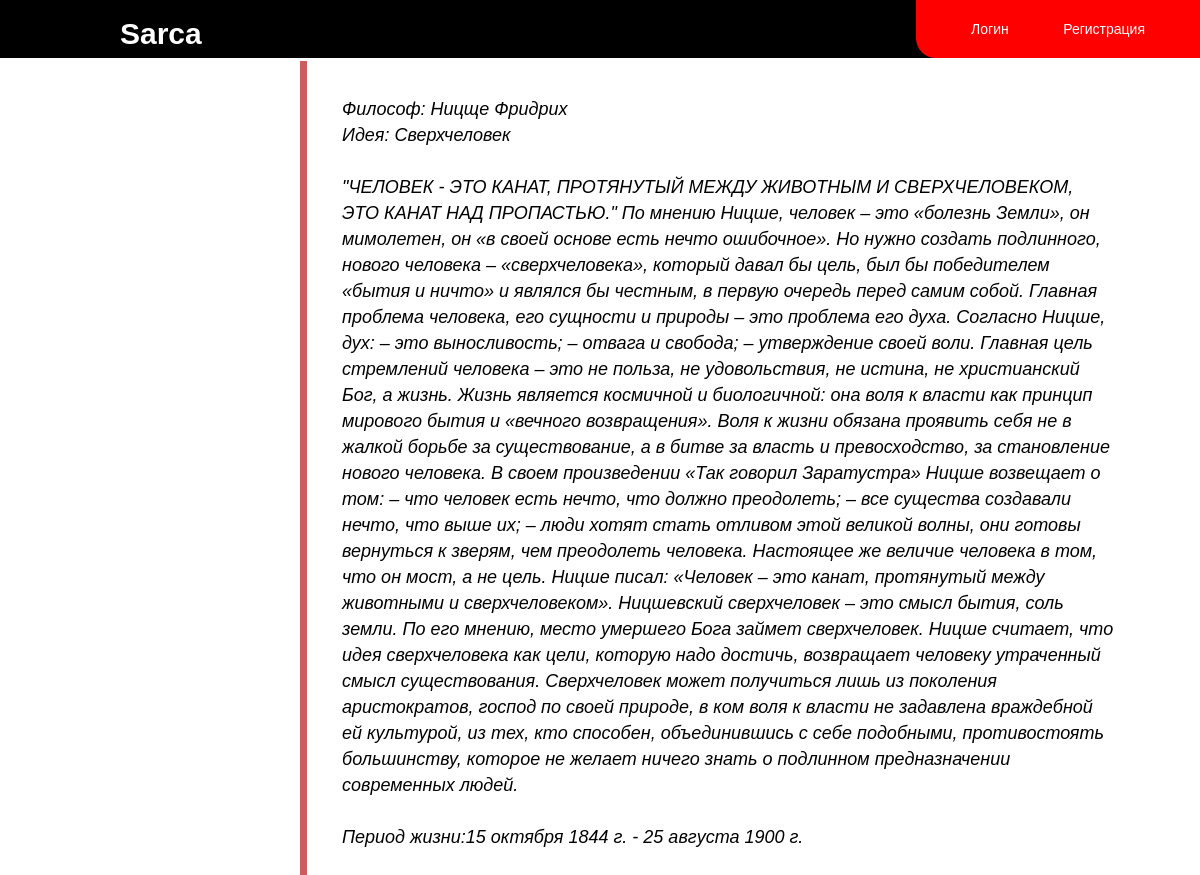
/, run on an earlier commit of the app's database.
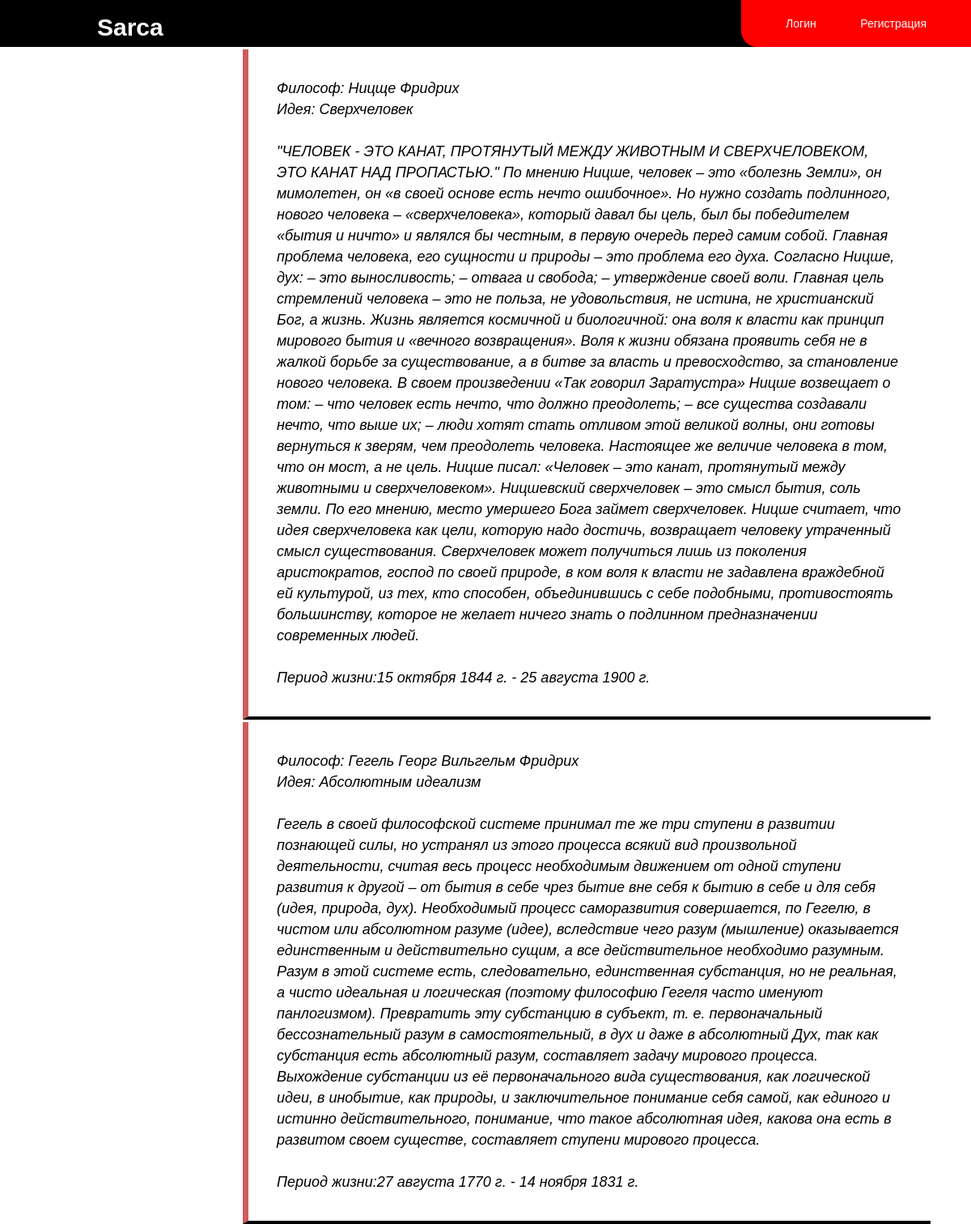
And on a later commit of the database.
### Philosophy/models.py (models this page shows, shortened)
class philosophers(models.Model):
    name = models.CharField(max_length=100, verbose_name='Имя философа')
    surname = models.CharField(max_length=100, verbose_name='Фамилия философа')
    philosophy_name = models.CharField(max_length=100, verbose_name='Философия')
    philosophy = models.TextField(verbose_name='Суть философий')
    birth_time = models.DateField(verbose_name='День рождения')
    death_time = models.DateField(verbose_name='День смерти')
    class Meta:
        verbose_name = 'Философия'
        verbose_name_plural = 'Философий'

### Philosophy/views.py (the view)
class MainPage(ListView):
    model = philosophers
    template_name = 'Philosophy/MainPage.html'
    context_object_name = 'philosophy'
    def get_context_data(self, *, object_list=None, **kwargs):
        context = super().get_context_data(**kwargs)
        context['title'] = 'Главная страница'
        return context

### templates/Philosophy/MainPage.html
{% extends 'Philosophy/base.html' %}
{% block Content %}
            {% for philopsher in philosophy %}
                 <div class="container">
                        <p > Философ:  {{ philopsher.name }} {{ philopsher.surname }} </p>
                        <p > Идея:  {{ philopsher.philosophy_name }} </p>
                        <br>
                        <p>{{ philopsher.philosophy }}</p>
                        <br>
                        <p>Период жизни:{{ philopsher.birth_time }} - {{ philopsher.death_time }}</p>
                 </div>
            {% endfor %}
{% endblock Content %}

### templates/Philosophy/base.html (shortened to what this page needs)
<!DOCTYPE html>
{% load static %}
<html lang="en">
<head>
    <link rel="stylesheet"  href="{%  static  'css/styles.css'  %}">
</head>
<body>
{% block MainMenu %}
    <header class="header">
        <nav>
            <a href="{% url 'MainPage' %}" class = 'logo' >Sarca</a>
            <div class="nav-links">
                    <ul>
                        <li ><a href="{% url 'Register' %}" >Логин</a></li>
                        <li ><a href="{% url 'Login' %}" >Регистрация</a></li>
                    </ul>
            </div>
        </nav>
    </header>
{% endblock MainMenu %}
{% block Content %}
{% endblock Content %}
</body>
</html>

### Philosophy/static/css/styles.css (style rules this page uses)
* { padding: 0; margin: 0; font-family:"Arial"; }
.header { background: black; color:white; position: relative; }
nav { display: flex; justify-content: space-between; align-items: center; position: relative; }
.logo { text-decoration: none; color:white; font-size: 30px; font-weight: bold; padding-top: 10px; padding-left: 10%; z-index: 1; }
.nav-links { text-align: right; background: red; padding: 10px 30px; border-bottom-left-radius: 20px; }
.nav-links ul li { list-style: none; display: inline-block; padding: 10px 25px; }
.nav-links ul li a { color:white; text-decoration: none; font-size: 14px; }
.container { margin-left: 300px ; margin-right: 50px; margin-top:3px ; padding: 35px; border-left: 7px solid indianred; border-bottom: 4px solid black; font-style: italic; line-height: 26px; font-weight: normal; font-size: 18px; }

What changed in the data, as far as the page shows it:
added philosophers: name "Гегель", surname "Георг Вильгельм Фридрих", philosophy_name "Абсолютным идеализм", philosophy "Гегель в своей философской системе принимал те же три ступени в развитии познающей силы, но устранял из этого процесса всякий вид произвольной деятельности, считая весь процесс необходимым движением от одной ступени развития к другой – от бытия в себе чрез бытие вне себя к бытию в себе и для себя (идея, природа, дух). Необходимый процесс саморазвития совершается, по Гегелю, в чистом или абсолютном разуме (идее), вследствие чего разум (мышление) оказывается единственным и действительно сущим, а все действительное необходимо разумным. Разум в этой системе есть, следовательно, единственная субстанция, но не реальная, а чисто идеальная и логическая (поэтому философию Гегеля часто именуют…", birth_time "27 августа 1770 г.", death_time "14 ноября 1831 г."
